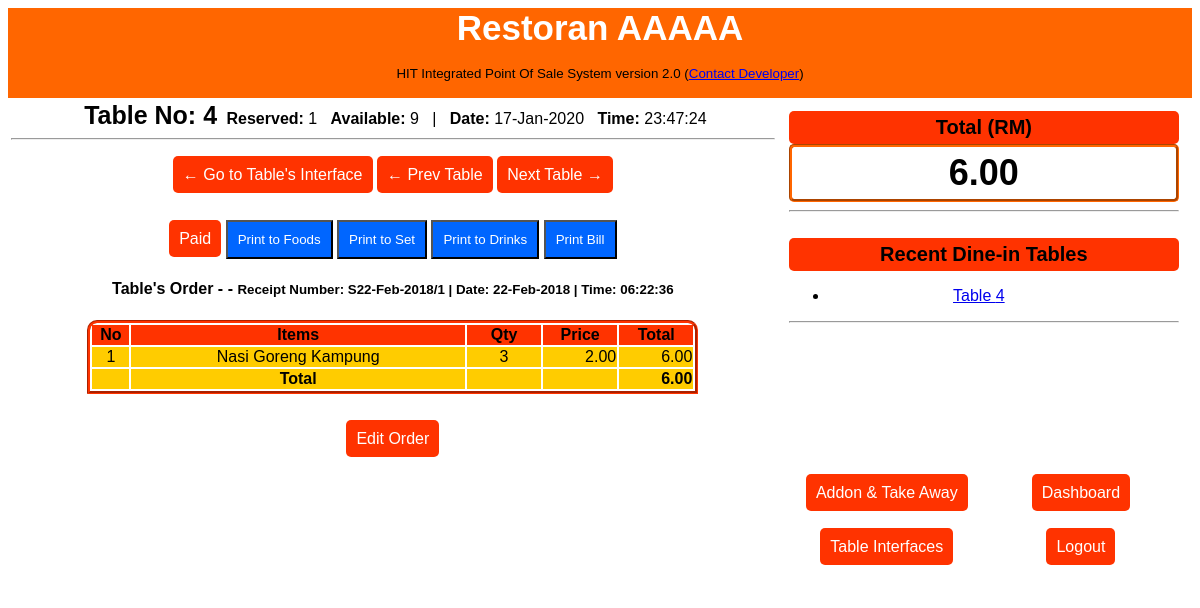
/cashiers/table.php?table_no=4, run on the app's committed database.
### tables this page shows
CREATE TABLE `types` (
  `type_id` int(11) NOT NULL,
  `type_name` varchar(255) NOT NULL
);

CREATE TABLE `bills` (
  `bill_id` int(11) NOT NULL,
  `bill_no` varchar(255) NOT NULL,
  `bill_table` varchar(255) NOT NULL,
  `bill_date` varchar(255) NOT NULL,
  `bill_time` varchar(255) NOT NULL,
  `bill_month` varchar(255) NOT NULL,
  `bill_year` varchar(255) NOT NULL,
  `bill_total` varchar(255) NOT NULL,
  `bill_waiteress` varchar(255) NOT NULL,
  `bill_cashier` varchar(255) NOT NULL,
  `bill_print` varchar(255) NOT NULL,
  `bill_type` varchar(255) NOT NULL
);

CREATE TABLE `orders` (
  `order_id` int(11) NOT NULL,
  `order_table` varchar(255) NOT NULL,
  `order_item` varchar(255) NOT NULL,
  `order_type` varchar(255) NOT NULL,
  `order_price` varchar(255) NOT NULL,
  `order_quantity` varchar(255) NOT NULL,
  `order_total` varchar(255) NOT NULL,
  `order_date` varchar(255) NOT NULL,
  `order_time` varchar(255) NOT NULL,
  `order_month` varchar(255) NOT NULL,
  `order_year` varchar(255) NOT NULL,
  `order_bill` varchar(255) NOT NULL,
  `order_note` text NOT NULL,
  `order_user` varchar(255) NOT NULL,
  `order_ad` varchar(255) NOT NULL,
  `order_adprint` varchar(255) NOT NULL
);

CREATE TABLE `tables` (
  `table_id` int(11) NOT NULL,
  `table_no` varchar(255) NOT NULL,
  `table_status` varchar(255) NOT NULL,
  `table_date` varchar(255) NOT NULL,
  `table_user` varchar(255) NOT NULL
);

### cashiers/table.php (the view, shortened to what this page needs)
<?php
require_once("includes/connection.php");
if(isset($_GET["table_no"])){
	$table_no = $_GET["table_no"];
require_once("template/._header.php");
$qtable = mysqli_query($conn, "SELECT * FROM tables");
$nqtable = mysqli_num_rows($qtable);
$next = $table_no + 1;
if($next > $nqtable){
	$next_table = 1;
}else{
	$next_table = $next;
}
$prev = $table_no - 1;
if($prev <= 0){
	$prev_table = $nqtable;
}else{
	$prev_table = $prev;
}
$available = "0";
$reserved = "1";
$qtable_ava = mysqli_query($conn, "SELECT * FROM tables WHERE table_status = '{$available}'");
$rwqt_ava = mysqli_num_rows($qtable_ava);
$qtable_res = mysqli_query($conn, "SELECT * FROM tables WHERE table_status = '{$reserved}'");
$rwqt_res = mysqli_num_rows($qtable_res);
?>
<div align="center" style="height:auto;">
	<strong style="font-size:25px; padding: 5px;">Table No: <?= $table_no ?></strong>
	<strong>Reserved:</strong> <?= $rwqt_res ?> &nbsp;
    <strong>Available:</strong> <?= $rwqt_ava ?> &nbsp; | &nbsp;
	<strong>Date:</strong> <?= date("d-M-Y",time() - 54000) ?>  &nbsp;
            <strong>Time:</strong> <?= date("H:i:s",time() + 54000) ?>
<hr />
<br />
	<?php
        $qorder = mysqli_query($conn, "SELECT * FROM orders WHERE order_table = '{$table_no}'");
		$rwqorder = mysqli_num_rows($qorder);
		if($rwqorder == "0"){
			$order_total = 0;
    ?>
    <div id="rb_menu">
    	<a href="index.php">&larr; Go to Table's Interface</a> <a href="table.php?table_no=<?= $prev_table ?>">&larr; Prev Table</a> <a href="table.php?table_no=<?= $next_table ?>">Next Table &rarr;</a>
	</div>
    <div align="center" id="rb_menu" style="margin-top:100px;">
    	There is no Order for this Table yet.
        Add Order for this table:<br /><br /><br />
        <a href="add_order.php?table_no=<?= $table_no ?>">Add Order</a>
    </div>
    <?php
		}else{
			$qbil_order = mysqli_query($conn, "SELECT * FROM bills WHERE bill_table = '{$table_no}' LIMIT 1");
			$rqbill_order = mysqli_fetch_array($qbil_order);
			$nbill = mysqli_num_rows($qbil_order);
			$qbill = mysqli_query($conn, "SELECT * FROM bills WHERE bill_table = '{$table_no}'");
			$rqbill = mysqli_fetch_array($qbill);
			$bill_no = $rqbill["bill_no"];
	?>
	<div id="rb_menu">
    	<a href="index.php">&larr; Go to Table's Interface</a> <a href="table.php?table_no=<?= $prev_table ?>">&larr; Prev Table</a> <a href="table.php?table_no=<?= $next_table ?>">Next Table &rarr;</a>
	</div>
    <br /><br />
    <div id="rb_menu">
    	<a href="paid.php?order_bill=<?= $rqbill_order["bill_no"] ?>&table_no=<?= $table_no ?>">Paid</a>
        <?php
    		$qtype = mysqli_query($conn, "SELECT * FROM types");
			while($rqtype = mysqli_fetch_array($qtype)){
		?>
        <button onclick="popitup('print.php?type_name=<?= $rqtype["type_name"] ?>&table_no=<?= $table_no ?>&bill_no=<?= $bill_no ?>')">Print to <?= $rqtype["type_name"] ?></button>
		<?php
			}
        ?>
        <button onclick="popitup('print_bill.php?bill_no=<?= $bill_no ?>&table_no=<?= $table_no ?>')">Print Bill</button>
	</div>
      <h4>Table's Order -
      <?php
		if($nbill == 0 || empty($nbill)){
		?>
      <small style="color:red;">This order are not submit yet.</small></h4></h4>
       <?php
	  }else{
	  ?>
        - <small>Receipt Number: <?= $rqbill["bill_no"] ?> | Date: <?= $rqbill["bill_date"] ?> | Time: <?= $rqbill["bill_time"] ?> </small></h4>
        <?php
	  }
		?>
        <table width="80%" border="0" class="tbl" style="border:#F30 groove; border-top-right-radius:10px; border-top-left-radius:10px;">
        	<tr style="background:#F30;" >
            	<th width="5%">No</th>
                <th width="45%">Items</th>
                <th width="10%">Qty</th>
                <th width="10%">Price</th>
                <th width="10%">Total</th>
            </tr>
            <?php
				$no = 0 + 1;
				while($rqorder = mysqli_fetch_array($qorder)){
			?>
        	<tr>
            	<td align="center"><?= $no ?></td>
                <td align="center"><?= $rqorder["order_item"] ?></td>
                <td align="center"><?= $rqorder["order_quantity"] ?></td>
                <td align="right"><?= number_format($rqorder["order_price"], 2) ?></td>
                <td align="right"><?= number_format($rqorder["order_total"], 2) ?></td>
            </tr>
            <?php
				$no++;
				}
				$qsumorder = mysqli_query($conn, "SELECT SUM(order_total) FROM orders WHERE order_table = '{$table_no}'");
				$rqsumorder = mysqli_fetch_array($qsumorder);
				$q = mysqli_query($conn, "SELECT * FROM orders WHERE order_table = '{$table_no}'");
				$nq = mysqli_num_rows($q);
				if($nq == 0){
					$order_total = "0";
				}
				else{
					$order_total = $rqsumorder["SUM(order_total)"];
				}
			?>
            <tr>
            	<td align="center"></td>
                <td align="center"><strong>Total</strong></td>
                <td align="center"></td>
                <td align="right"></td>
                <td align="right"><strong><?= number_format($order_total, 2) ?></strong></td>
            </tr>
        </table>
</div>
<br /><br />
<div id="rb_menu" align="center">
    	<a href="added_order.php?table_no=<?= $table_no ?>">Edit Order</a>
	</div>
<?php
		}
?>
</td>
        <td width="35%" valign="top">
            <div id="right_bar">
                <div id="rb_total">
                    <div align="center" id="rbt_rm" style="background:#F30; border-radius:5px; padding:5px;">
                        <strong style="font-size:20px;">Total (RM)</strong>
                    </div>
                    <div id="rbt_valu" style="border:#F60 groove; border-radius:5px; padding:5px;" align="center">
                        <strong style="font-size:36px"><?= number_format($order_total, 2) ?></strong>
                    </div>
                </div>
         <hr />
         <div align="center" id="rb_recent_tables" style="height:250px;">
         	<br />
            <div align="center" id="rbt_rm" style="background:#F30; border-radius:5px; padding:5px;">
            <strong style="font-size:20px;">Recent Dine-in Tables</strong>
            </div>
            <ul style="padding-right:50px;">
            	<?php
				$full = "1";
            	$qtable = mysqli_query($conn, "SELECT * FROM tables WHERE table_status = '{$full}' LIMIT 10");
				if($numqtable = "0"){
					echo "Sorry, no recent order yet";
				}else{
				while($rqtable = mysqli_fetch_array($qtable)){
            ?>
            	<li><a href="table.php?table_no=<?= $rqtable["table_no"] ?>">Table <?= $rqtable["table_no"] ?></a></li>
			<?php
				}
				}
			?>
            </ul>
         <hr /></div>
         <table width="100%" height="100" border="0">
         	<tr>
         		<td width="50%" >
                	<div align="center" id="rb_menu">
                    	<a href="addon.php">Addon & Take Away</a><br /><br /><br />
						<a href="index.php">Table Interfaces</a>
                    </div>
                </td>
                <td>
                	<div align="center" id="rb_menu">
                		<a href="dashboard.php">Dashboard</a><br /><br /><br />
                		<a href="logout.php">Logout</a>
                   	</div>
                </td>
         	</tr>
         </table>
         </div>
         </td>
     </tr>
</table>
</body>
</html>
<?php
}else{
	header("Location: index.php");
}
?>

### cashiers/template/style.css (style rules this page uses)
body { font-family:Verdana, Geneva, sans-serif; }
div#right_bar { background:#fff; padding: 10px; }
div#rb_menu > a { background:#F30; color:#FFF; padding:10px; border-radius:5px; font-size:16px; text-decoration:none; }
.tbl tr { background-color: #FC0; }
div#rb_menu > button { background:#06F; color:#fff; padding:10px; font-family:Verdana, Geneva, sans-serif; }

### data on the page
types: type_name "Foods"
types: type_name "Set"
types: type_name "Drinks"
bills: bill_no "S22-Feb-2018/1", bill_date "22-Feb-2018", bill_time "06:22:36"
orders: order_item "Nasi Goreng Kampung", order_quantity "3", order_price "2.00", order_total "6.00"
tables: table_no "4"

### other printed values
$table_no "4"
$rwqt_res "1"
$rwqt_ava "9"
$order_total "6.00"
